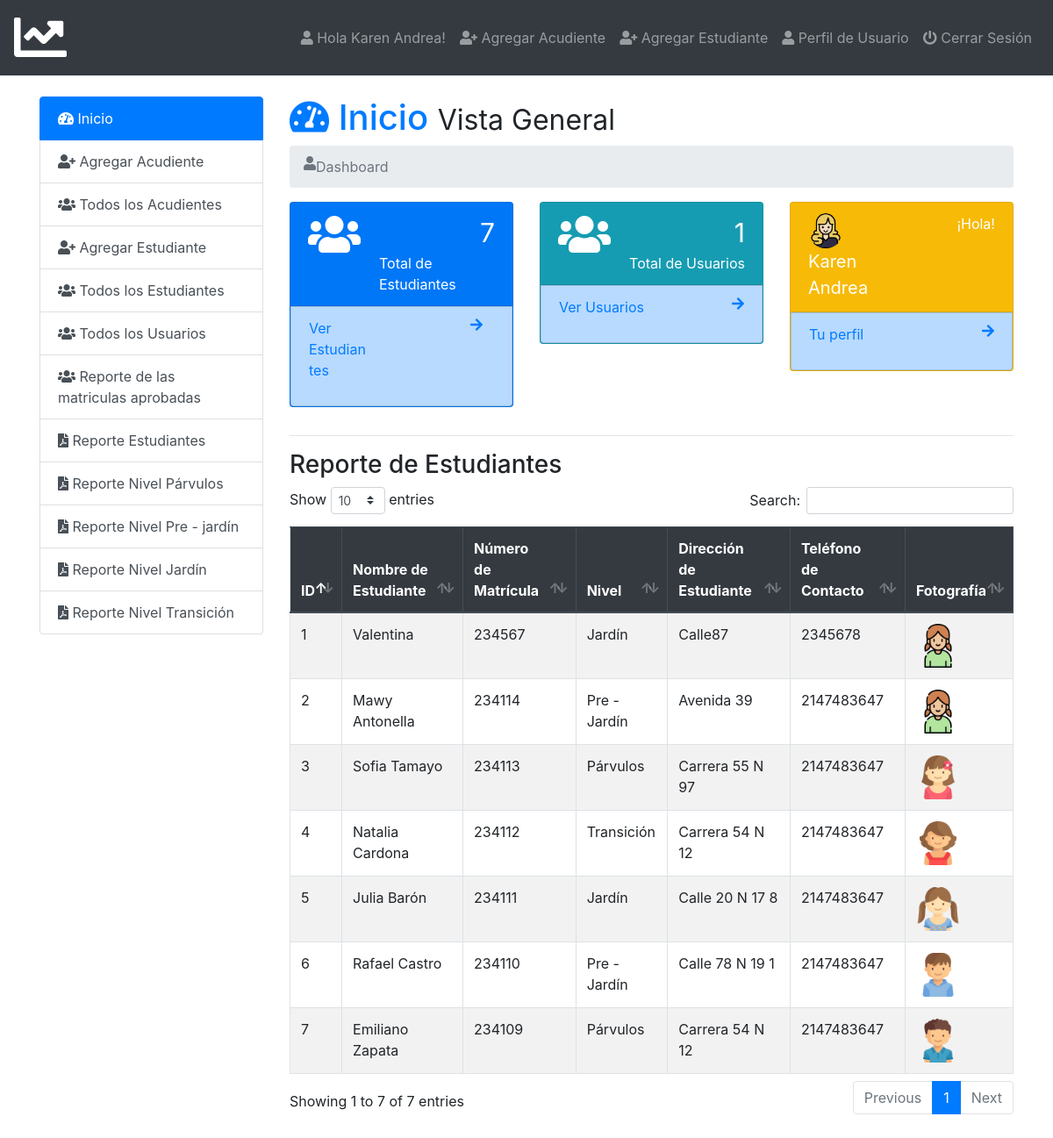
/admin/index.php (signed in), run on the app's committed database.
### tables this page shows
CREATE TABLE `users` (
  `id` int(11) NOT NULL,
  `name` varchar(50) NOT NULL,
  `email` varchar(50) NOT NULL,
  `username` varchar(50) NOT NULL,
  `password` varchar(100) NOT NULL,
  `photo` varchar(50) NOT NULL,
  `status` varchar(12) NOT NULL,
  `datetime` timestamp NOT NULL DEFAULT current_timestamp()
);

CREATE TABLE `student_info` (
  `id` int(11) NOT NULL,
  `name` varchar(20) NOT NULL,
  `roll` int(11) NOT NULL,
  `level` varchar(20) NOT NULL,
  `city` varchar(20) NOT NULL,
  `pcontact` int(11) NOT NULL,
  `photo` varchar(50) NOT NULL,
  `datetime` timestamp NOT NULL DEFAULT current_timestamp(),
  `acudiente_id` int(11) NOT NULL
);

### admin/dashboard.php (the view, shortened to what this page needs)
<h1><a href="index.php"><i class="fas fa-tachometer-alt"></i>  Inicio</a> <small>Vista General</small></h1>
<nav aria-label="breadcrumb">
  <ol class="breadcrumb">
     <li class="breadcrumb-item active" aria-current="page"><i class="fas fa-user"></i> Dashboard</li>
  </ol>
</nav>
<div class="row student">
  <div class="col-sm-4">
     <div class="card text-white bg-primary mb-3">
      <div class="card-header">
        <div class="row">
          <div class="col-sm-4">
            <i class="fa fa-users fa-3x"></i>
          </div>
          <div class="col-sm-8">
            <div class="float-sm-right">&nbsp;<span style="font-size: 30px"><?php $stu=mysqli_query($db_con,'SELECT * FROM `student_info`'); $stu= mysqli_num_rows($stu); echo $stu; ?></span></div>
            <div class="clearfix"></div>
            <div class="float-sm-right">Total de Estudiantes</div>
          </div>
        </div>
      </div>
      <div class="list-group-item-primary list-group-item list-group-item-action">
        <a href="index.php?page=all-student">
        <div class="row">
          <div class="col-sm-8">
            <p class="">Ver Estudiantes</p>
          </div>
          <div class="col-sm-4">
            <a href="all-student.php"><i class="fa fa-arrow-right float-sm-right"></i></a>
          </div>
        </div>
      </div>
    </div>
  </div>
  <div class="col-sm-4">
     <div class="card text-white bg-info mb-3">
      <div class="card-header">
        <div class="row">
          <div class="col-sm-4">
            <i class="fa fa-users fa-3x"></i>
          </div>
          <div class="col-sm-8">
            <div class="float-sm-right">&nbsp;<span style="font-size: 30px"><?php $tusers=mysqli_query($db_con,'SELECT * FROM `users`'); $tusers= mysqli_num_rows($tusers); echo $tusers; ?></span></div>
            <div class="clearfix"></div>
            <div class="float-sm-right">Total de Usuarios</div>
          </div>
        </div>
      </div>
      <div class="list-group-item-primary list-group-item list-group-item-action">
         <a href="index.php?page=all-users">
        <div class="row">
          <div class="col-sm-8">
            <p class="">Ver Usuarios</p>
          </div>
          <div class="col-sm-4">
           <i class="fa fa-arrow-right float-sm-right"></i>
          </div>
        </div>
        </a>
      </div>
    </div>
  </div>
  <div class="col-sm-4">
     <div class="card text-white bg-warning mb-3">
      <div class="card-header">
        <div class="row">
          <?php $usernameshow = $_SESSION['user_login']; $userspro = mysqli_query($db_con,"SELECT * FROM `users` WHERE `username`='$usernameshow';"); $userrow=mysqli_fetch_array($userspro); ?>
          <div class="col-sm-6">
            <img class="showimg" src="images/<?php echo $userrow['photo']; ?>">
            <div style="font-size: 20px"><?php echo ucwords($userrow['name']); ?></div>
          </div>
          <div class="col-sm-6">
            <div class="float-sm-right">¡Hola!</div>
          </div>
        </div>
      </div>
      <div class="list-group-item-primary list-group-item list-group-item-action">
        <a href="index.php?page=user-profile">
        <div class="row">
          <div class="col-sm-8">
            <p class="">Tu perfil</p>
          </div>
          <div class="col-sm-4">
            <i class="fa fa-arrow-right float-sm-right"></i>
          </div>
        </div>
        </a>
      </div>
    </div>
  </div>
</div>
<hr>
<h3>Reporte de Estudiantes</h3>
<table class="table  table-striped table-hover table-bordered" id="data">
  <thead class="thead-dark">
    <tr>
      <th scope="col">ID</th>
      <th scope="col">Nombre de Estudiante</th>
      <th scope="col">Número de Matrícula</th>
      <th scope="col">Nivel</th>
      <th scope="col">Dirección de Estudiante</th>
      <th scope="col">Teléfono de Contacto</th>
      <th scope="col">Fotografía</th>
    </tr>
  </thead>
  <tbody>
    <?php
      $query=mysqli_query($db_con,'SELECT * FROM `student_info` ORDER BY `student_info`.`datetime` DESC;');
      $i=1;
      while ($result = mysqli_fetch_array($query)) { ?>
      <tr>
        <?php
        echo '<td>'.$i.'</td>
          <td>'.ucwords($result['name']).'</td>
          <td>'.$result['roll'].'</td>
          <td>'.ucwords($result['level']).'</td>
          <td>'.$result['city'].'</td>
          <td>'.ucwords($result['pcontact']).'</td>
          <td><img src="images/'.$result['photo'].'" height="50px"></td>';?>
      </tr>
     <?php $i++;} ?>
  </tbody>
</table>

### admin/index.php (shortened to what this page needs)
<?php require_once 'db_con.php';
?>
<!doctype html>
<html lang="en">
  <head>
    <link rel="stylesheet" href="../css/bootstrap.min.css">
    <link rel="stylesheet" href="../css/dataTables.bootstrap4.min.css">
    <link rel="stylesheet" href="../css/fontawesome.min.css">
    <link rel="stylesheet" href="../css/solid.min.css">
    <link rel="stylesheet" href="https://cdnjs.cloudflare.com/ajax/libs/animate.css/4.0.0/animate.min.css"/>
    <link rel="stylesheet" type="text/css" href="../css/style.css">
  </head>
  <body>
<nav class="navbar navbar-expand-lg navbar-dark bg-dark">
  <a class="navbar-brand" href="index.php"><i class="fas fa-chart-line fa-3x"></i></a>
  <div class="navbar-collapse collapse justify-content-end" id="navbarSupportedContent">
    <?php $showuser = $_SESSION['user_login']; $haha = mysqli_query($db_con,"SELECT * FROM `users` WHERE `username`='$showuser';"); $showrow=mysqli_fetch_array($haha); ?>
    <ul class="nav navbar-nav ">
      <li class="nav-item"><a class="nav-link" href="index.php?page=user-profile"><i class="fa fa-user"></i> Hola <?php echo $showrow['name']; ?>!</a></li>
      <li class="nav-item"><a class="nav-link" href="index.php?page=add-acudiente"><i class="fa fa-user-plus"></i> Agregar Acudiente</a></li>
      <li class="nav-item"><a class="nav-link" href="index.php?page=add-student"><i class="fa fa-user-plus"></i> Agregar Estudiante</a></li>
      <li class="nav-item"><a class="nav-link" href="index.php?page=user-profile"><i class="fa fa-user"></i> Perfil de Usuario</a></li>
      <li class="nav-item"><a class="nav-link" href="logout.php"><i class="fa fa-power-off"></i> Cerrar Sesión</a></li>
    </ul>
  </div>
</nav>
<br>
    <div class="container">
        <div class="row">
          <div class="col-md-3">
            <div class="list-group">
              <a href="index.php?page=dashboard" class="list-group-item list-group-item-action active">
               <i class="fas fa-tachometer-alt"></i> Inicio
              </a>
              <a href="index.php?page=add-acudiente" class="list-group-item list-group-item-action"><i class="fa fa-user-plus"></i> Agregar Acudiente</a>
              <a href="index.php?page=all-acudiente" class="list-group-item list-group-item-action"><i class="fa fa-users"></i> Todos los Acudientes</a>
              <a href="index.php?page=add-student" class="list-group-item list-group-item-action"><i class="fa fa-user-plus"></i> Agregar Estudiante</a>
              <a href="index.php?page=all-student" class="list-group-item list-group-item-action"><i class="fa fa-users"></i> Todos los Estudiantes</a>
              <a href="index.php?page=all-users" class="list-group-item list-group-item-action"><i class="fa fa-users"></i> Todos los Usuarios</a>
              <a href="index.php?page=all-student-report" class="list-group-item list-group-item-action"><i class="fa fa-users"></i> Reporte de las matriculas aprobadas</a>
              <a href="../admin/pdf/reporteestudiante.php" target="_blank" class="list-group-item list-group-item-action"><i class="fas fa-file-pdf"></i> Reporte Estudiantes</a>
              <a href="../admin/pdf/reporteparvulos.php" target="_blank" class="list-group-item list-group-item-action"><i class="fas fa-file-pdf"></i> Reporte Nivel Párvulos</a>
              <a href="../admin/pdf/reporteprejardin.php" target="_blank" class="list-group-item list-group-item-action"><i class="fas fa-file-pdf"></i> Reporte Nivel Pre - jardín</a>
              <a href="../admin/pdf/reportejardin.php" target="_blank" class="list-group-item list-group-item-action"><i class="fas fa-file-pdf"></i> Reporte Nivel Jardín</a>
              <a href="../admin/pdf/reportetransicion.php" target="_blank" class="list-group-item list-group-item-action"><i class="fas fa-file-pdf"></i> Reporte Nivel Transición</a>
            </div>
          </div>
          <div class="col-md-9">
             <div class="content">
                 <?php
                   if (isset($_GET['page'])) {
                    $page = $_GET['page'].'.php';
                    }else{
                      $page = 'dashboard.php';
                    }
                    if (file_exists($page)) {
                      require_once $page;
                    }else{
                      require_once '404.php';
                    }
                  ?>
             </div>
        </div>
        </div>
    </div>
      <br><br><br><br><br><br><br><br><br><br><br><br>
  </body>
</html>

### css/style.css (style rules this page uses)
img.showimg { border-radius: 50%; height: 40px; width: 40px; }

### data on the page
users: name "Karen Andrea", photo (picture)
student_info: name "Valentina", roll "234567", level "Jardín", city "Calle87", pcontact "2345678", photo (picture)
student_info: name "Mawy Antonella", roll "234114", level "Pre - Jardín", city "Avenida 39", pcontact "2147483647", photo (picture)
student_info: name "Sofia Tamayo", roll "234113", level "Párvulos", city "Carrera 55 N 97", pcontact "2147483647", photo (picture)
student_info: name "Natalia Cardona", roll "234112", level "Transición", city "Carrera 54 N 12", pcontact "2147483647", photo (picture)
student_info: name "Julia Barón", roll "234111", level "Jardín", city "Calle 20 N 17 8", pcontact "2147483647", photo (picture)
student_info: name "Rafael Castro", roll "234110", level "Pre - Jardín", city "Calle 78 N 19 1", pcontact "2147483647", photo (picture)
student_info: name "Emiliano Zapata", roll "234109", level "Párvulos", city "Carrera 54 N 12", pcontact "2147483647", photo (picture)

### other printed values
$stu "7"
$tusers "1"
